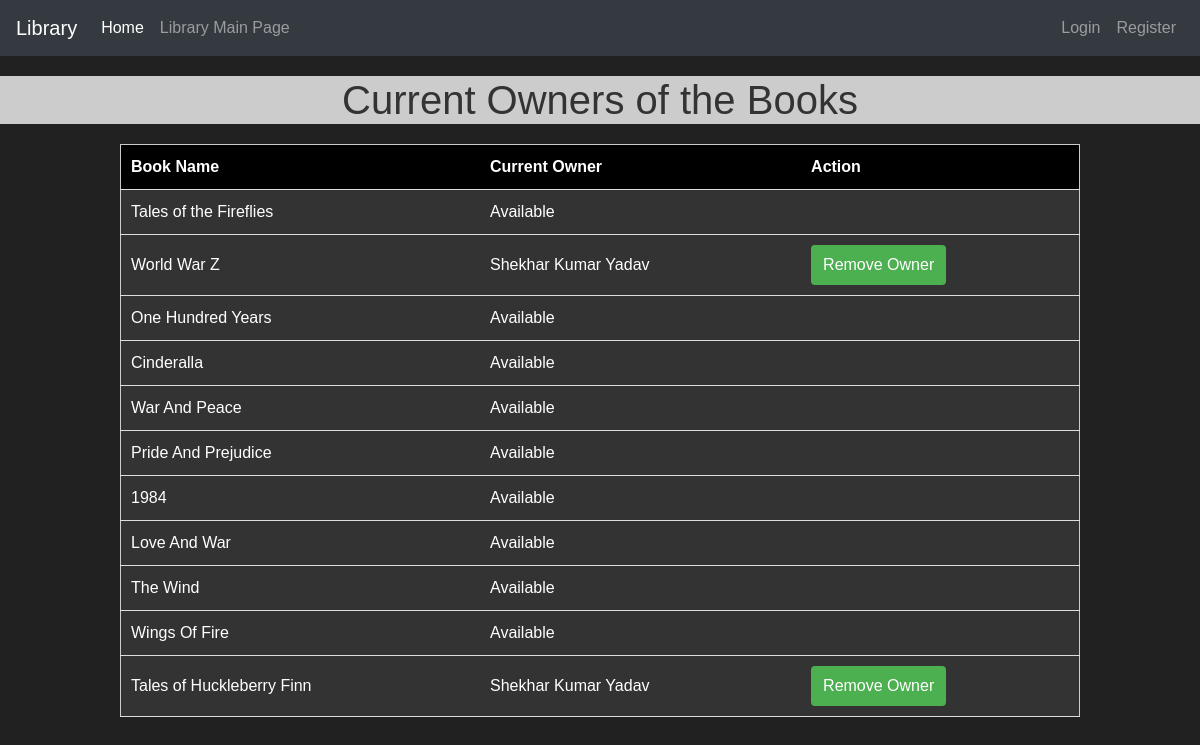
Screenshot of /current_owners with the database file from the repository.
### market/models.py (models this page shows, shortened)
class Item(db.Model):
    id=db.Column(db.Integer(), primary_key=True)
    name=db.Column(db.String(length=30), nullable=False, unique=True)
    price= db.Column(db.Integer(), nullable=False )
    barcode=db.Column(db.String(length=12), nullable=False,unique=True)
    description=db.Column(db.String(length=1024), nullable=False, unique=True)
    category=db.Column(db.String(),nullable=False)
    owner=db.Column(db.Integer(),db.ForeignKey('user.id'))

class User(db.Model, UserMixin):
    id=db.Column(db.Integer(), primary_key=True)
    username=db.Column(db.String(length=30), nullable=False, unique=True)
    email_address=db.Column(db.String(length=50),nullable=False,unique=True)
    password_hash=db.Column(db.String(length=60),nullable=False)
    budget=db.Column(db.Integer(),nullable=False, default=1000)
    is_admin = db.Column(db.Boolean(), nullable=False, server_default='0')
    items=db.relationship('Item',backref='owned_user',lazy=True)
    comments = db.relationship('Comment', backref='user', lazy=True)
    @property
    def password(self):
        return self.password

### market/routes.py (the view)
@app.route('/current_owners')
def current_owners():
    items = Item.query.all()
    return render_template('current_owners.html', items=items)

### market/templates/current_owners.html (shortened to what this page needs)
{% extends 'base.html' %}
{% block title %}
    <h1 style="text-align: center;background:#ccc;">Current Owners of the Books</h1>
{% endblock %}
{% block content %}
    <table>
        <thead>
            <tr>
                <th style=background:black;>Book Name</th>
                <th style=background:black;>Current Owner</th>
                <th style=background:black;>Action</th>
            </tr>
        </thead>
        <tbody>
            {% for item in items %}
            <tr>
                <td>{{ item.name }}</td>
                <td>{{ item.owned_user.username if item.owned_user else "Available" }}</td>
                <td>
                    {% if item.owned_user %}
                    <form action="/remove_owner/{{ item.id }}" method="POST">
                        <button type="submit">Remove Owner</button>
                    </form>
                    {% endif %}
                </td>
            </tr>
            {% endfor %}
        </tbody>
    </table>
{% endblock %}

### market/templates/base.html (shortened to what this page needs)
<!doctype html>
<html lang="en">
   <head>
      <link rel="stylesheet" href="https://cdn.jsdelivr.net/npm/bootstrap@4.5.3/dist/css/bootstrap.min.css">
  </head>
  <body>
    <nav class="navbar navbar-expand-md navbar-dark bg-dark">
      <a class="navbar-brand" href="#">Library</a>
      <div class="collapse navbar-collapse" id="navbarNav">
        <ul class="navbar-nav mr-auto">
            <li class="nav-item active">
                <a class="nav-link" href="{{ url_for('home_page') }}">Home <span class="sr-only">(current)</span></a>
            </li>
            <li class="nav-item">
                <a class="nav-link" href="{{ url_for('market_page') }}">Library Main Page</a>
            </li>
        </ul>
        {% if current_user.is_authenticated %}
            <ul class="navbar-nav">
                {% if not current_user.is_admin %}
                <li class="nav-item">
                    <a class="nav-link" style="color: lawngreen; font-weight: bold">
                        <i class="fas fa-coins"></i>
                        {{ current_user.prettier_budget }}
                    </a>
                </li>
                {% endif %}
                <li class="nav-item">
                    <a class="nav-link">Welcome, {{ current_user.username }}</a>
                </li>
                <li class="nav-item">
                    <a class="nav-link" href="{{ url_for('logout_page') }}">Logout</a>
                </li>
            </ul>
          {% else %}
            <ul class="navbar-nav">
                <li class="nav-item">
                    <a class="nav-link" href="{{ url_for('login_page') }}">Login</a>
                </li>
                <li class="nav-item">
                    <a class="nav-link" href="{{ url_for('register_page') }}">Register</a>
                </li>
            </ul>
          {% endif %}
      </div>
    </nav>
    {% block title %}
    {% endblock %}
      {% block content %}
      {% endblock %}
  </body>
</html>

### market/templates/current_owners.html (style rules this page uses)
body { font-family: Arial, sans-serif; background-color: #f0f0f0; margin: 0; padding: 0; }
h1 { text-align: center; color: #333; margin-top: 20px; }
table { width: 80%; margin: 20px auto; border-collapse: collapse; border: 1px solid #ccc; background-color: #fff; }
th, td { background: #333; padding: 10px; text-align: left; border-bottom: 1px solid #ddd; }
th { background: #333; background-color: #f2f2f2; }
td button { background-color: #4CAF50; color: white; padding: 8px 12px; border: none; cursor: pointer; border-radius: 4px; }
td { background: #333; }

### market/templates/base.html (style rules this page uses)
body { background-color: #212121; color: white }

### rows the page displays
Item: name "Tales of the Fireflies", owned_user "Available"
Item: name "World War Z", owned_user "Shekhar Kumar Yadav"
Item: name "One Hundred Years", owned_user "Available"
Item: name "Cinderalla", owned_user "Available"
Item: name "War And Peace", owned_user "Available"
Item: name "Pride And Prejudice", owned_user "Available"
Item: name "1984", owned_user "Available"
Item: name "Love And War", owned_user "Available"
Item: name "The Wind", owned_user "Available"
Item: name "Wings Of Fire", owned_user "Available"
Item: name "Tales of Huckleberry Finn", owned_user "Shekhar Kumar Yadav"
